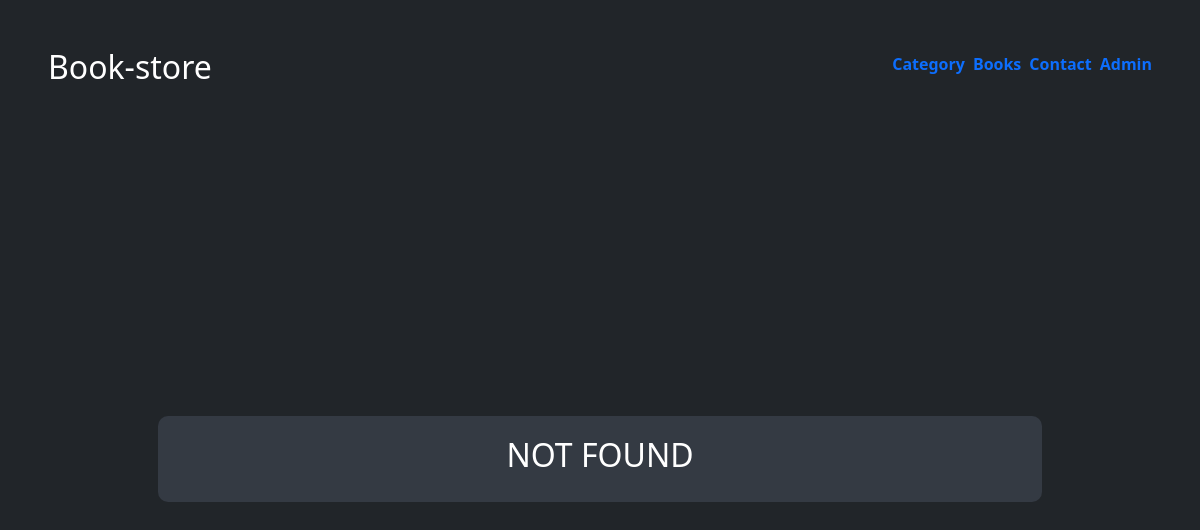
/directions/47/, run on an earlier commit of the app's database.
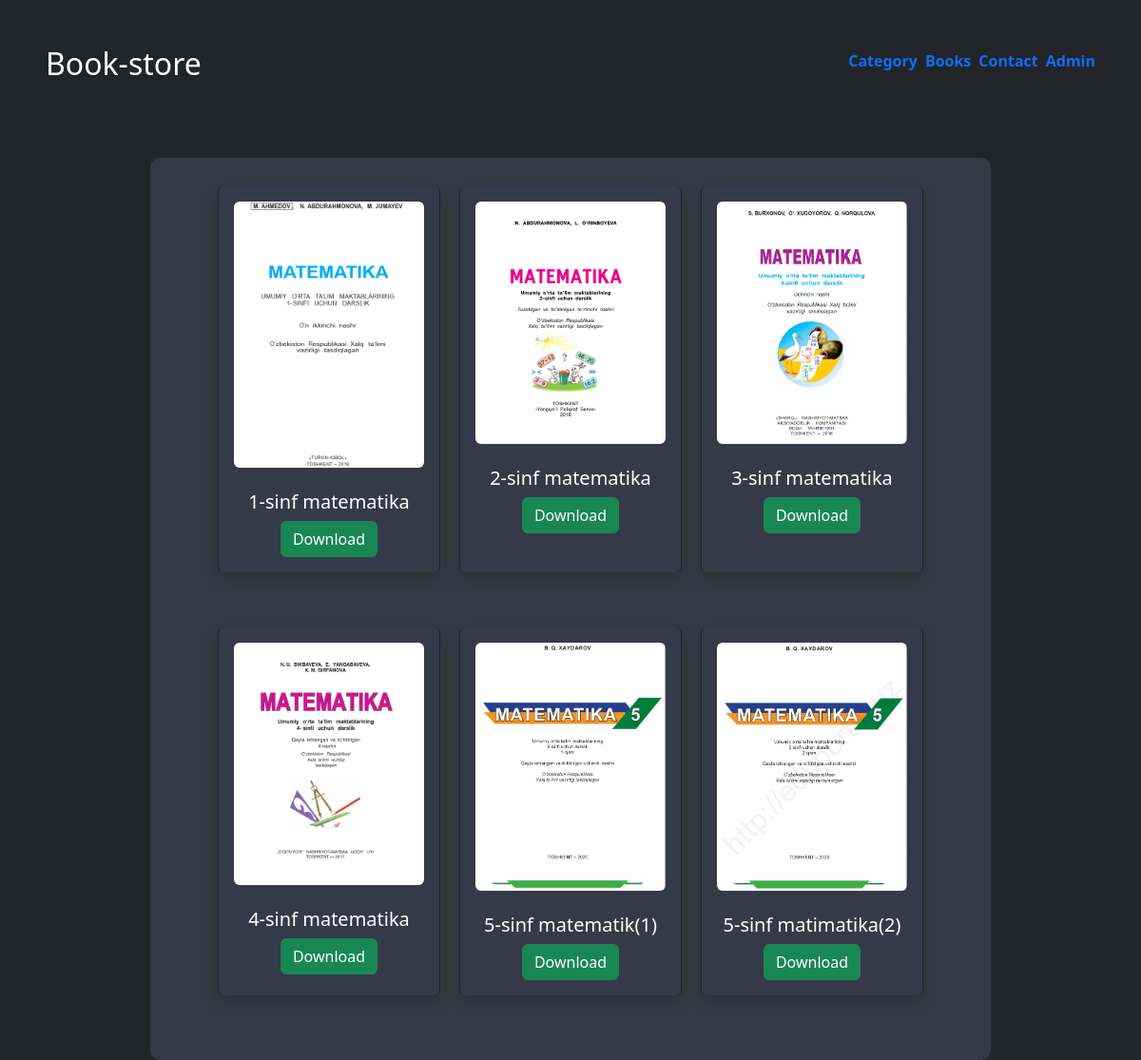
And on a later commit of the database.
### book/models.py (models this page shows)
class Book(models.Model):
    name = models.CharField(max_length=255)
    category = models.ForeignKey(Category, on_delete=models.CASCADE)
    cover = models.ImageField(upload_to='book_covers/')
    book_pdf = models.FileField(upload_to='book_pdfs/')

### book/views.py (the view)
# urls.py: path('directions/<int:pk>/', directions),
def directions(request, pk):
    book = Book.objects.filter(category=pk)
    book_pdf = Book.objects.all()
    if book:
        return render(request, 'book/book_lists.html', {'books': book})
    else:
        test = "NOT FOUND"
        return render(request, 'book/book_lists.html', {'test': test})

### book/templates/book/book_lists.html
{% extends 'book/index.html'%}
{% block body %}
<center><div class="d-flex" style="width: 80%; height: auto; display: flex; justify-content: center; flex-wrap: wrap; background-color: #343a43; border-radius: 10px; padding: 20px; margin-top:80px;">
    {% if books %}
    {% for i in books %}
<div style="with: 200px; background-color: #343a48; height: auto; margin: 10px;" class="shadow p-3 mb-5 bg-grey rounded border-dark border-end border-start">
                <figure class="figure">
                <img src="/media/{{ i.cover }}" class="figure-img img-fluid rounded" width="200" alt="dsadsa">
                </figure>
                <h5>{{ i.name }}</h5>
                <a href="/media/{{ i.book_pdf }}" download><button class="btn btn-success">Download</button></a>
                </div>
    {%  endfor %}
    {% else %}
    <h2>NOT FOUND</h2>
    {% endif %}
</div></center>
{% endblock %}

### book/templates/book/index.html (shortened to what this page needs)
<!doctype html>
<html lang="en" class="h-100">
  <head>
<link href="/docs/5.2/dist/css/bootstrap.min.css" rel="stylesheet">
<link href="https://cdn.jsdelivr.net/npm/bootstrap@5.2.3/dist/css/bootstrap.min.css" rel="stylesheet">
  </head>
  <body class="d-flex h-100 text-center text-bg-dark">
    <div class="cover-container d-flex w-100 h-100 p-5 mx-auto flex-column" >
{% block header %}
  <header class="mb-auto w-" >
    <div>
      <h2 class="float-md-start mb-0">Book-store</h2>
      <nav class="nav nav-masthead justify-content-center float-md-end">
          <a class="nav-link fw-bold py-1 px-0 active me-2" aria-current="page" href="{% url 'index' %}" id="aa">Category</a>
        <a class="nav-link fw-bold py-1 px-0 active" aria-current="page" href="{% url 'books' %}" id="a">Books</a>
        <a class="nav-link fw-bold py-1 px-0 ms-2 me-2" href="#" id="b" data-bs-toggle="modal" data-bs-target="#staticBackdrop">Contact</a>
          <a class="nav-link fw-bold py-1 px-0 active" aria-current="page" href="{% url 'admin'%}" id="c">Admin</a>
      </nav>
    </div>
  </header>
    {% endblock %}
        {% block body %}{% endblock %}
</div>
  </body>
</html>

What changed in the data, as far as the page shows it:
added Book: cover (picture), name "1-sinf matematika"
added Book: cover (picture), name "2-sinf matematika"
added Book: cover (picture), name "3-sinf matematika"
added Book: cover (picture), name "4-sinf matematika"
added Book: cover (picture), name "5-sinf matematik(1)"
added Book: cover (picture), name "5-sinf matimatika(2)"
Also different on the page:
text no longer shown: "NOT FOUND"
